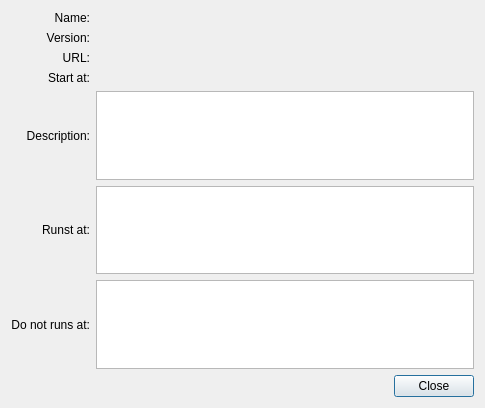
<?xml version="1.0" encoding="UTF-8"?>
<ui version="4.0">
 <class>GM_SettingsScriptInfo</class>
 <widget class="QDialog" name="GM_SettingsScriptInfo">
  <property name="geometry">
   <rect>
    <x>0</x>
    <y>0</y>
    <width>485</width>
    <height>408</height>
   </rect>
  </property>
  <layout class="QVBoxLayout" name="verticalLayout_2">
   <item>
    <layout class="QGridLayout" name="gridLayout">
     <item row="0" column="0">
      <widget class="QLabel" name="label_3">
       <property name="text">
        <string>Name:</string>
       </property>
       <property name="alignment">
        <set>Qt::AlignRight|Qt::AlignTrailing|Qt::AlignVCenter</set>
       </property>
      </widget>
     </item>
     <item row="1" column="0">
      <widget class="QLabel" name="label_6">
       <property name="text">
        <string>Version:</string>
       </property>
       <property name="alignment">
        <set>Qt::AlignRight|Qt::AlignTrailing|Qt::AlignVCenter</set>
       </property>
      </widget>
     </item>
     <item row="2" column="0">
      <widget class="QLabel" name="label_5">
       <property name="text">
        <string>URL:</string>
       </property>
       <property name="alignment">
        <set>Qt::AlignRight|Qt::AlignTrailing|Qt::AlignVCenter</set>
       </property>
      </widget>
     </item>
     <item row="3" column="0">
      <widget class="QLabel" name="label_7">
       <property name="text">
        <string>Start at:</string>
       </property>
       <property name="alignment">
        <set>Qt::AlignRight|Qt::AlignTrailing|Qt::AlignVCenter</set>
       </property>
      </widget>
     </item>
     <item row="4" column="0">
      <widget class="QLabel" name="label_4">
       <property name="text">
        <string>Description:</string>
       </property>
       <property name="alignment">
        <set>Qt::AlignRight|Qt::AlignTrailing|Qt::AlignVCenter</set>
       </property>
      </widget>
     </item>
     <item row="5" column="0">
      <widget class="QLabel" name="label_8">
       <property name="text">
        <string>Runst at:</string>
       </property>
       <property name="alignment">
        <set>Qt::AlignRight|Qt::AlignTrailing|Qt::AlignVCenter</set>
       </property>
      </widget>
     </item>
     <item row="6" column="0">
      <widget class="QLabel" name="label_9">
       <property name="text">
        <string>Do not runs at:</string>
       </property>
       <property name="alignment">
        <set>Qt::AlignRight|Qt::AlignTrailing|Qt::AlignVCenter</set>
       </property>
      </widget>
     </item>
     <item row="0" column="1">
      <widget class="SqueezeLabelV2" name="name">
       <property name="text">
        <string/>
       </property>
       <property name="textInteractionFlags">
        <set>Qt::LinksAccessibleByMouse|Qt::TextSelectableByMouse</set>
       </property>
      </widget>
     </item>
     <item row="3" column="1">
      <widget class="QLabel" name="startAt">
       <property name="text">
        <string/>
       </property>
       <property name="textInteractionFlags">
        <set>Qt::LinksAccessibleByMouse|Qt::TextSelectableByMouse</set>
       </property>
      </widget>
     </item>
     <item row="2" column="1">
      <widget class="SqueezeLabelV2" name="url">
       <property name="text">
        <string/>
       </property>
       <property name="textInteractionFlags">
        <set>Qt::LinksAccessibleByMouse|Qt::TextSelectableByMouse</set>
       </property>
      </widget>
     </item>
     <item row="1" column="1">
      <widget class="QLabel" name="version">
       <property name="text">
        <string/>
       </property>
       <property name="textInteractionFlags">
        <set>Qt::LinksAccessibleByMouse|Qt::TextSelectableByMouse</set>
       </property>
      </widget>
     </item>
     <item row="4" column="1">
      <widget class="QTextBrowser" name="description"/>
     </item>
     <item row="5" column="1">
      <widget class="QTextBrowser" name="include"/>
     </item>
     <item row="6" column="1">
      <widget class="QTextBrowser" name="exclude"/>
     </item>
    </layout>
   </item>
   <item>
    <widget class="QDialogButtonBox" name="buttonBox">
     <property name="orientation">
      <enum>Qt::Horizontal</enum>
     </property>
     <property name="standardButtons">
      <set>QDialogButtonBox::Close</set>
     </property>
    </widget>
   </item>
  </layout>
 </widget>
 <customwidgets>
  <customwidget>
   <class>SqueezeLabelV2</class>
   <extends>QLabel</extends>
   <header>squeezelabelv2.h</header>
  </customwidget>
 </customwidgets>
 <resources/>
 <connections>
  <connection>
   <sender>buttonBox</sender>
   <signal>accepted()</signal>
   <receiver>GM_SettingsScriptInfo</receiver>
   <slot>accept()</slot>
   <hints>
    <hint type="sourcelabel">
     <x>248</x>
     <y>254</y>
    </hint>
    <hint type="destinationlabel">
     <x>157</x>
     <y>274</y>
    </hint>
   </hints>
  </connection>
  <connection>
   <sender>buttonBox</sender>
   <signal>rejected()</signal>
   <receiver>GM_SettingsScriptInfo</receiver>
   <slot>reject()</slot>
   <hints>
    <hint type="sourcelabel">
     <x>316</x>
     <y>260</y>
    </hint>
    <hint type="destinationlabel">
     <x>286</x>
     <y>274</y>
    </hint>
   </hints>
  </connection>
 </connections>
</ui>
